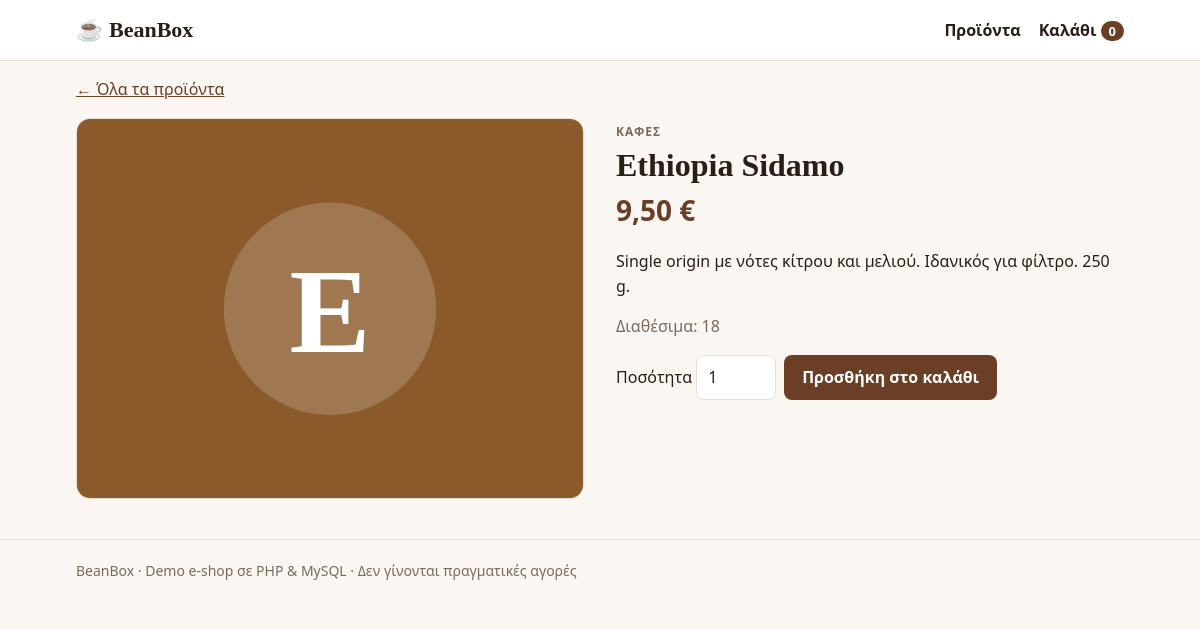
/product.php?id=2, run on the app's committed database.
### tables this page shows
CREATE TABLE IF NOT EXISTS products (
    id          INT AUTO_INCREMENT PRIMARY KEY,
    name        VARCHAR(120)  NOT NULL,
    category    VARCHAR(60)   NOT NULL,
    description TEXT          NOT NULL,
    price       DECIMAL(10,2) NOT NULL,
    stock       INT           NOT NULL DEFAULT 0,
    color       VARCHAR(7)    NOT NULL DEFAULT '#6b4f3a',
    created_at  TIMESTAMP     NOT NULL DEFAULT CURRENT_TIMESTAMP
);

### product.php (the view, shortened to what this page needs)
<?php
require __DIR__ . '/includes/bootstrap.php';
$stmt = db()->prepare('SELECT * FROM products WHERE id = ?');
$stmt->execute([(int) ($_GET['id'] ?? 0)]);
$p = $stmt->fetch();
require __DIR__ . '/includes/header.php';
?>
<p><a href="index.php">← Όλα τα προϊόντα</a></p>
<div class="detail">
  <div class="img"><?= product_image($p) ?></div>
  <div>
    <span class="cat"><?= e($p['category']) ?></span>
    <h1><?= e($p['name']) ?></h1>
    <p class="price big"><?= money((float) $p['price']) ?></p>
    <p><?= e($p['description']) ?></p>
    <?php if ($p['stock'] > 0): ?>
      <p class="muted">Διαθέσιμα: <?= (int) $p['stock'] ?></p>
      <form method="post" action="cart.php" class="inline">
        <label>Ποσότητα <input type="number" name="qty" value="1" min="1" max="<?= (int) $p['stock'] ?>"></label>
        <button class="btn">Προσθήκη στο καλάθι</button>
      </form>
    <?php else: ?>
      <p class="out">Εξαντλήθηκε</p>
    <?php endif; ?>
  </div>
</div>
<?php require __DIR__ . '/includes/footer.php'; ?>

### includes/bootstrap.php (shortened to what this page needs)
<?php
function db(): PDO
{
    static $pdo = null;
    if ($pdo === null) {
        $dsn = getenv('DB_DSN') ?: 'mysql:host=' . DB_HOST . ';dbname=' . DB_NAME . ';charset=utf8mb4';
        $pdo = new PDO($dsn, DB_USER, DB_PASS, [
            PDO::ATTR_ERRMODE            => PDO::ERRMODE_EXCEPTION,
            PDO::ATTR_DEFAULT_FETCH_MODE => PDO::FETCH_ASSOC,
        ]);
    }
    return $pdo;
}
function e(?string $value): string
{
    return htmlspecialchars((string) $value, ENT_QUOTES, 'UTF-8');
}
function money(float $amount): string
{
    return number_format($amount, 2, ',', '.') . ' €';
}
function product_image(array $p): string
{
    $letter = e(mb_substr($p['name'], 0, 1));
    $color = e($p['color'] ?: '#6b4f3a');
    return '<svg viewBox="0 0 200 150" role="img" aria-label="' . e($p['name']) . '">'
        . '<rect width="200" height="150" fill="' . $color . '"/>'
        . '<circle cx="100" cy="75" r="42" fill="rgba(255,255,255,.18)"/>'
        . '<text x="100" y="92" text-anchor="middle" font-size="48" font-weight="700" fill="#fff" font-family="Georgia,serif">' . $letter . '</text>'
        . '</svg>';
}

### assets/style.css (style rules this page uses)
:root { --bg: #faf7f2; --surface: #fff; --ink: #2a1f17; --muted: #7a6a5c; --line: #e8dfd3; --accent: #6b3e26; --accent-ink: #fff; --danger: #b3261e; --ok: #2e7d32; }
* { box-sizing: border-box; }
body { margin: 0; background: var(--bg); color: var(--ink); font: 16px/1.55 system-ui, "Segoe UI", sans-serif; }
a { color: var(--accent); }
h1, h2 { font-family: Georgia, serif; line-height: 1.15; }
.hero p, .muted { color: var(--muted); }
input, select, textarea { font: inherit; padding: 9px 11px; border: 1px solid var(--line); border-radius: 8px; background: var(--surface); color: var(--ink); }
input[type=number] { width: 80px; }
.btn { display: inline-block; border: 0; border-radius: 8px; padding: 10px 18px; background: var(--accent); color: var(--accent-ink); font: inherit; font-weight: 700; cursor: pointer; text-decoration: none; }
.card .img svg, .detail .img svg { display: block; width: 100%; height: auto; }
.cat { font-size: 12px; text-transform: uppercase; letter-spacing: .08em; color: var(--muted); font-weight: 700; }
.price { color: var(--accent); font-size: 18px; }
.price.big { font-size: 28px; font-weight: 700; margin: 6px 0; }
.detail { display: grid; grid-template-columns: 1fr 1fr; gap: 32px; align-items: start; margin-bottom: 40px; }
.detail .img { border-radius: 14px; overflow: hidden; border: 1px solid var(--line); }
.detail h1 { margin: 4px 0; }
.inline { display: flex; gap: 8px; align-items: center; flex-wrap: wrap; }

### data on the page
products: name "E", category "ΚΑΦΈΣ", name "Ethiopia Sidamo", price "9,50 €", description "Single origin με νότες κίτρου και μελιού. Ιδανικός για φίλτρο. 250 g.", stock "18"

### other printed values
cart_count() "0"
